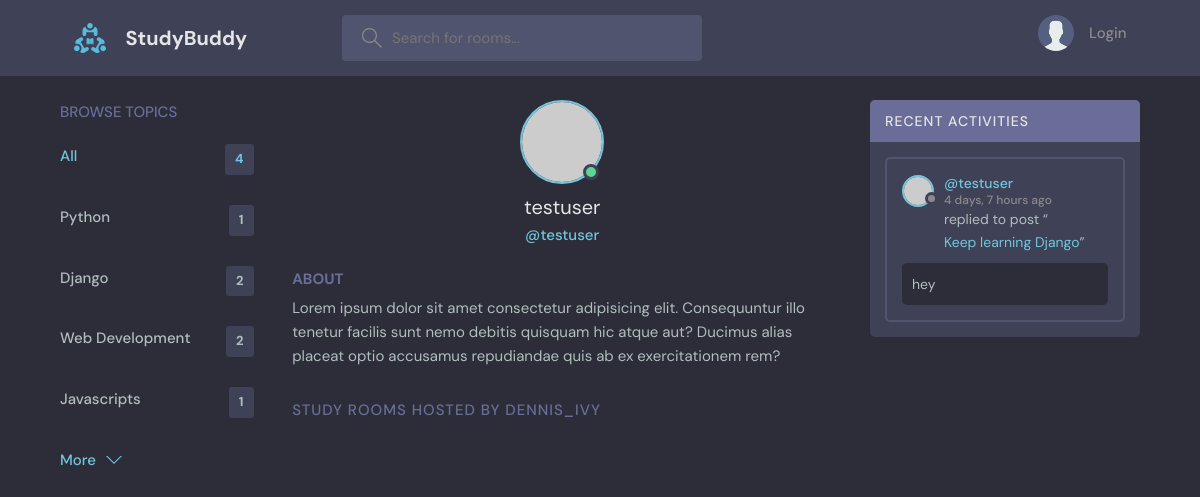
The page /profile/4/ on the database its author committed.
### base/models.py (models this page shows, shortened)
class Topic(models.Model):
    name = models.CharField(max_length=200)

class Message(models.Model):
    user = models.ForeignKey(User, on_delete=models.CASCADE)
    room = models.ForeignKey(Room, on_delete=models.CASCADE)
    body = models.TextField()
    updated = models.DateTimeField(auto_now=True)
    created = models.DateTimeField(auto_now_add=True)
    class Meta:
        ordering = ['-updated', '-created']

class Room(models.Model):
    wb_id = models.OneToOneField(
        Whiteboard, on_delete=models.SET_NULL, null=True)
    host = models.ForeignKey(User, on_delete=models.SET_NULL, null=True)
    topic = models.ForeignKey('Topic', on_delete=models.SET_NULL, null=True)
    name = models.CharField(max_length=200)
    description = models.TextField(null=True, blank=True)
    participants = models.ManyToManyField(
        User, related_name='paticipants', blank=True)
    updated = models.DateTimeField(auto_now=True)
    created = models.DateTimeField(auto_now_add=True)
    class Meta:
        ordering = ['-updated', '-created']

### base/views.py (the view)
# urls.py: path('profile/<str:pk>/', user_profile, name='user-profile'),
def user_profile(request, pk):
    user = User.objects.get(id=pk)
    rooms = user.room_set.all()
    topics = Topic.objects.all()
    room_activity = user.message_set.all()
    context = {'user': user, 'rooms': rooms,
               'topics': topics, 'room_activity': room_activity}
    return render(request, 'base/profile.html', context)

### base/templates/base/profile.html (shortened to what this page needs)
{% extends 'main.html' %}
{% block content %}
<main class="profile-page layout layout--3">
    <div class="container">
        {% include 'base/topics_component.html' %}
        <div class="roomList">
            <div class="profile">
                <div class="profile__avatar">
                    <div class="avatar avatar--large active">
                        <img src="https://randomuser.me/api/portraits/men/11.jpg" />
                    </div>
                </div>
                <div class="profile__info">
                    <h3>{{ user.username }}</h3>
                    <p>@{{ user.username }}</p>
                </div>
                <div class="profile__about">
                    <h3>About</h3>
                    <p>
                        Lorem ipsum dolor sit amet consectetur adipisicing elit. Consequuntur illo tenetur
                        facilis sunt nemo debitis quisquam hic atque aut? Ducimus alias placeat optio
                        accusamus repudiandae quis ab ex exercitationem rem?
                    </p>
                </div>
            </div>
            <div class="roomList__header">
                <div>
                    <h2>Study Rooms Hosted by dennis_ivy</a>
                    </h2>
                </div>
            </div>
        </div>
        {% include 'base/activity_component.html' %}
    </div>
</main>
{% endblock content %}

### base/templates/base/topics_component.html
<div class="topics">
    <div class="topics__header">
        <h2>Browse Topics</h2>
    </div>
    <ul class="topics__list">
        <li>
            <a
                href="{% url 'home' %}"
                class="active"
            >All <span>{{ topics.count }}</span></a>
        </li>
        {% for topic in topics %}
        <li>
            <a href="{% url 'home' %}?q={{ topic.name }}">{{ topic.name }} <span>{{ topic.room_set.all.count }}</span></a>
        </li>
        {% endfor %}
    </ul>
    <a
        class="btn btn--link"
        href="topics.html"
    >
        More
        <svg
            version="1.1"
            xmlns="http://www.w3.org/2000/svg"
            width="32"
            height="32"
            viewBox="0 0 32 32"
        >
            <title>chevron-down</title>
            <path d="M16 21l-13-13h-3l16 16 16-16h-3l-13 13z"></path>
        </svg>
    </a>
</div>

### base/templates/base/activity_component.html (shortened to what this page needs)
<div class="activities">
    <div class="activities__header">
        <h2>Recent Activities</h2>
    </div>
    {% for mess in room_activity %}
    <div class="activities__box">
        <div class="activities__boxHeader roomListRoom__header">
            <a
                href="{% url 'user-profile' mess.user.id %}"
                class="roomListRoom__author"
            >
                <div class="avatar avatar--small">
                    <img src="https://randomuser.me/api/portraits/women/11.jpg" />
                </div>
                <p>
                    @{{ mess.user.username }}
                    <span>{{ mess.created|timesince }} ago</span>
                </p>
            </a>
        </div>
        <div class="activities__boxContent">
            <p>replied to post “<a href="{% url 'room' mess.room.id %}">{{ mess.room.name }}</a>”</p>
            <div class="activities__boxRoomContent">
                {{ mess.body }}
            </div>
        </div>
    </div>
    {% endfor %}
</div>

### static/css/main.css (style rules this page uses)
body { background-color: darkgray; }

### rows shown on the page
Topic: name "Python", room_set.all.count "1"
Topic: name "Django", room_set.all.count "2"
Topic: name "Web Development", room_set.all.count "2"
Topic: name "Javascripts", room_set.all.count "1"
Message: user.username "testuser", created "4 days, 7 hours", room.name "Keep learning Django", body "hey"

### other values the page prints
{{ topics.count }} "4"
{{ user.username }} "testuser"
